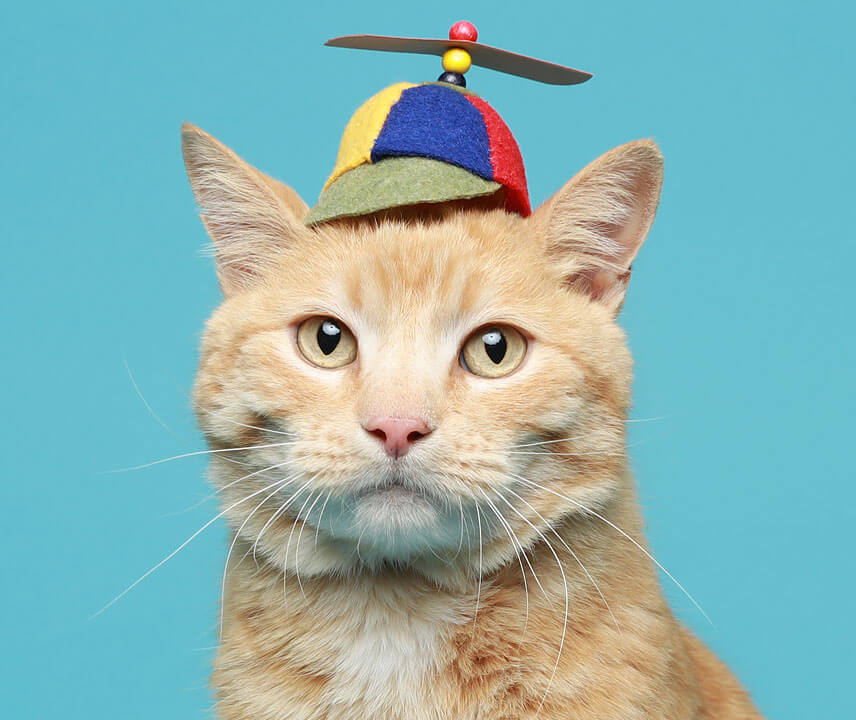
#> input picture images/cat01.jpg, 856 x 720 px
$ python cat_detector.py --image images/cat01.jpg
#> lines starting #> are read from the running program, lines starting #| are printed output that depends on the picture; after the words box and inside, x2 and y2 are one past the last pixel; in counts of white or black regions, pixels touching at a corner belong together
import argparse
import cv2

ap = argparse.ArgumentParser()
ap.add_argument("-i", "--image", required=True, help="path to the input image")
ap.add_argument("-c", "--cascade", default="haarcascade_frontalcatface.xml", help="path to cat detector haar cascade")
args = vars(ap.parse_args())

image = cv2.imread(args["image"])
#> image is the input picture: shape (720, 856, 3); mean B, G, R 177.8, 179.2, 137.6
gray = cv2.cvtColor(image, cv2.COLOR_BGR2GRAY)
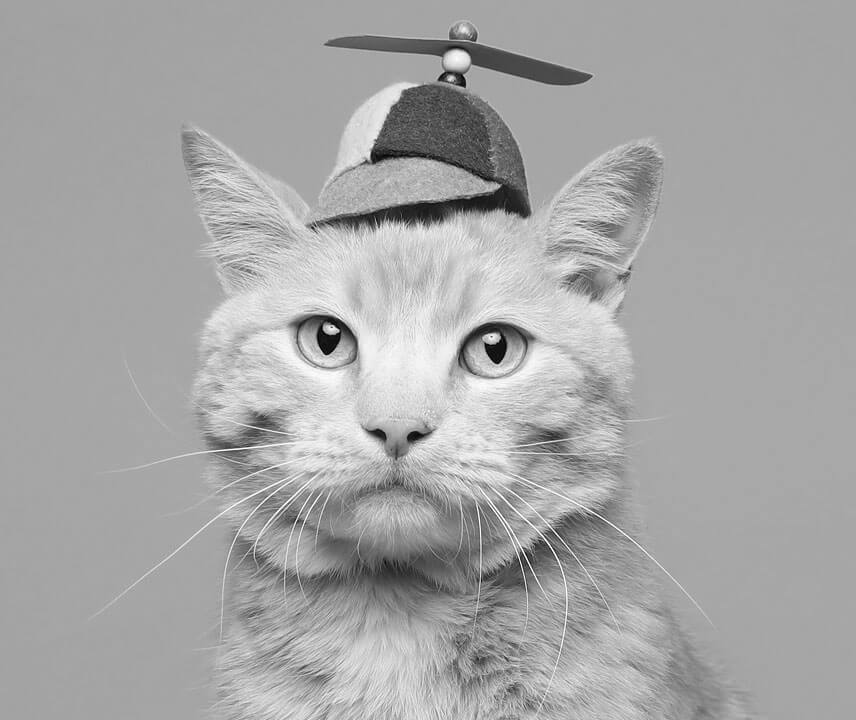
#> gray: shape (720, 856); min 0, max 255, mean 166.6

detector = cv2.CascadeClassifier(args["cascade"])
rects = detector.detectMultiScale(gray, scaleFactor=1.003, minNeighbors=10, minSize=(100, 75))
#> rects = [[216, 189, 378, 378]]

for (i, (x, y, w, h)) in enumerate(rects):
    cv2.rectangle(image, (x, y), (x + w, y + h), (0, 0, 255), 2)
    cv2.putText(image, "Cat #{}".format(i + 1), (x, y - 10), cv2.FONT_HERSHEY_SIMPLEX, 0.55, (0, 0, 255), 2)
#> this loop made 1 pass
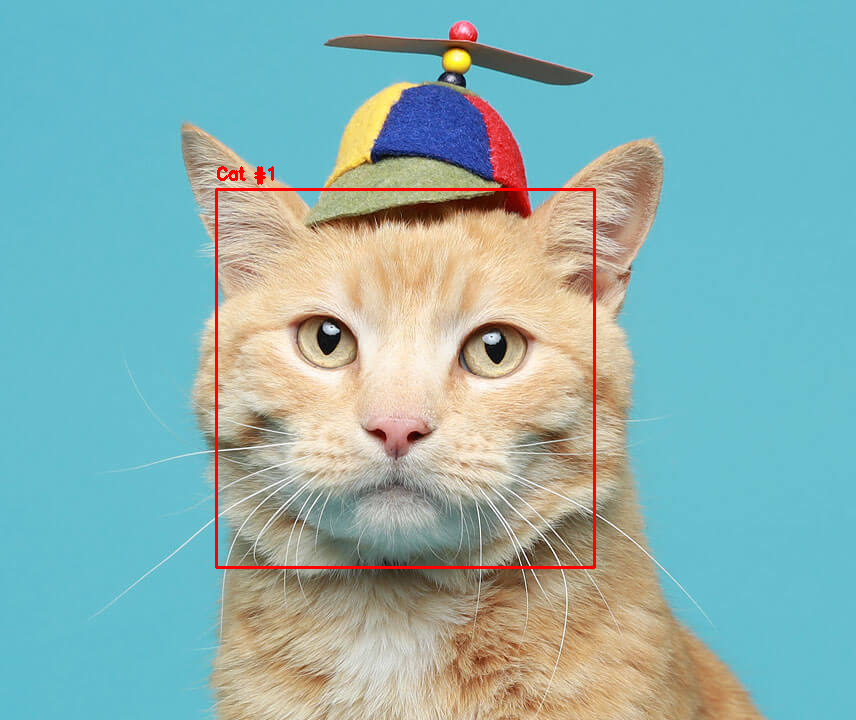
#> image: shape (720, 856, 3); 0.8% of pixels changed, all inside (x1, y1, x2, y2) = (215, 166, 596, 569)

cv2.imshow("Cat Faces", image)
cv2.waitKey(0)

$ run again, on images/cat03.jpg
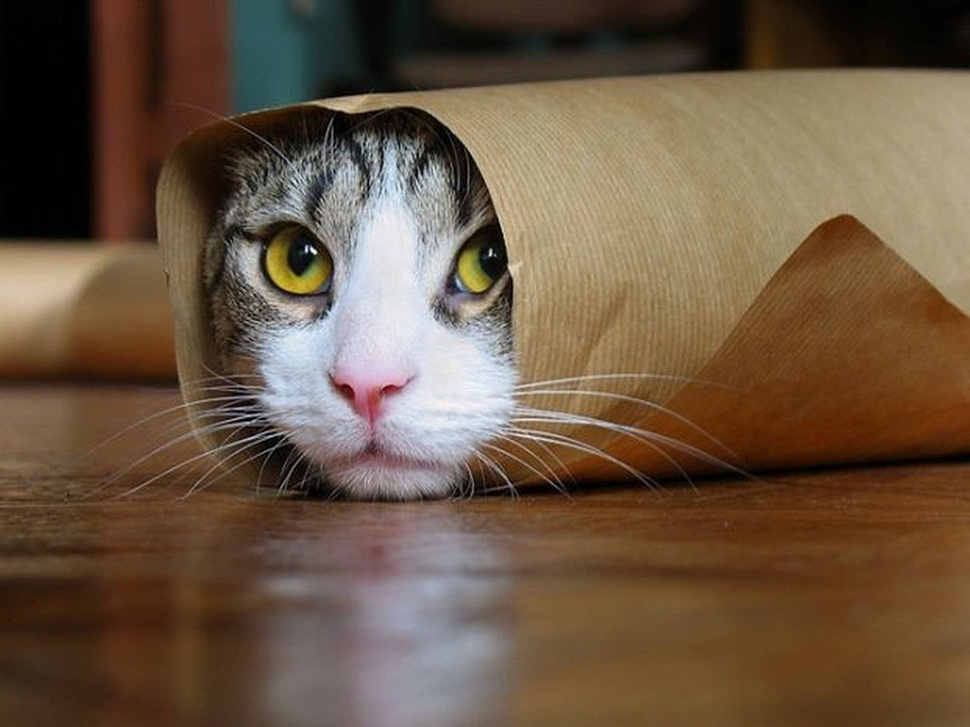
#> input picture images/cat03.jpg, 970 x 727 px, shrunk from 1600 x 1200 before the run
#> image is the input picture: shape (727, 970, 3); mean B, G, R 66.6, 86.7, 107.4
#> `gray = cv2.cvtColor(image, cv2.COLOR_BGR2GRAY)`:
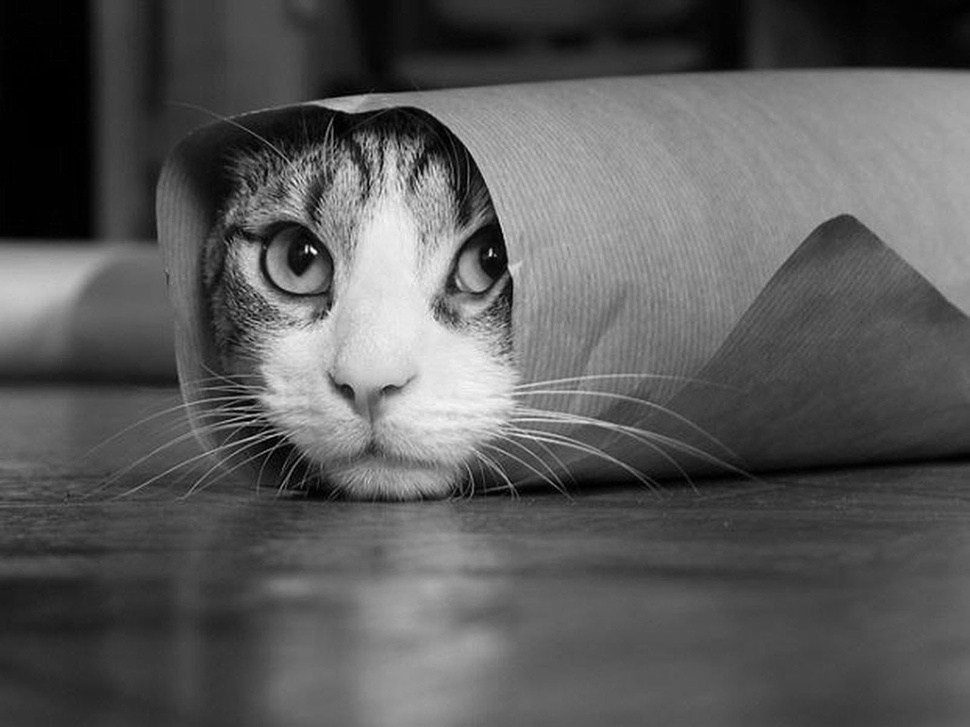
#> gray: shape (727, 970); min 0, max 254, mean 90.6
#> rects = [[171, 100, 418, 418]]
#> the loop `for (i, (x, y, w, h)) in enumerate(rects):` made 1 pass
#> after the loop `for (i, (x, y, w, h)) in enumerate(rects):`:
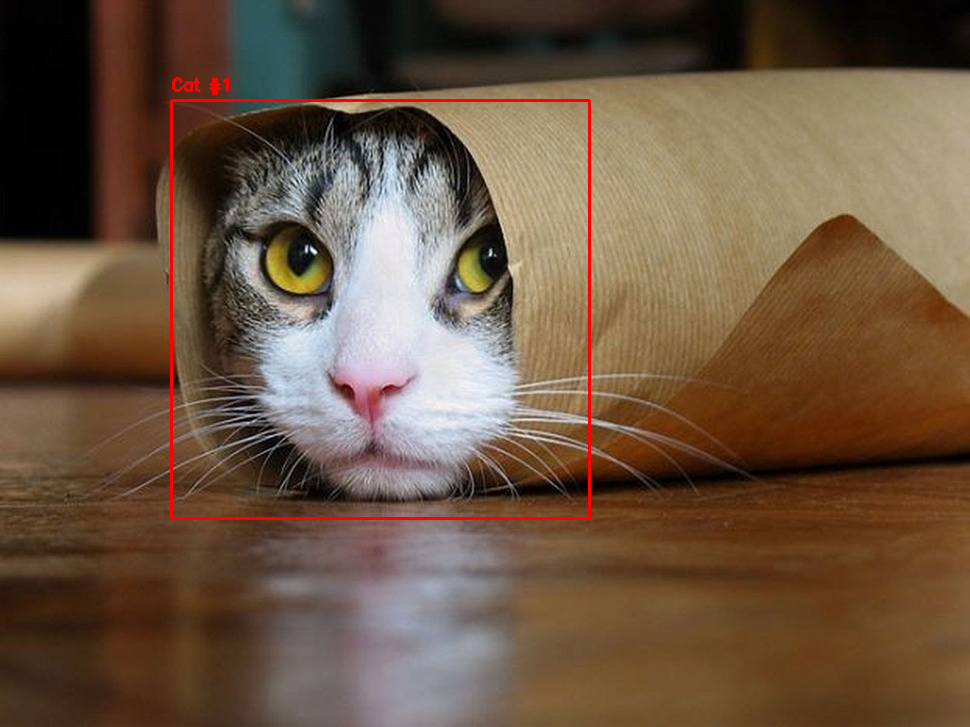
#> image: shape (727, 970, 3); 0.77% of pixels changed, all inside (x1, y1, x2, y2) = (170, 77, 591, 520)

$ run again, on images/cat04.jpg
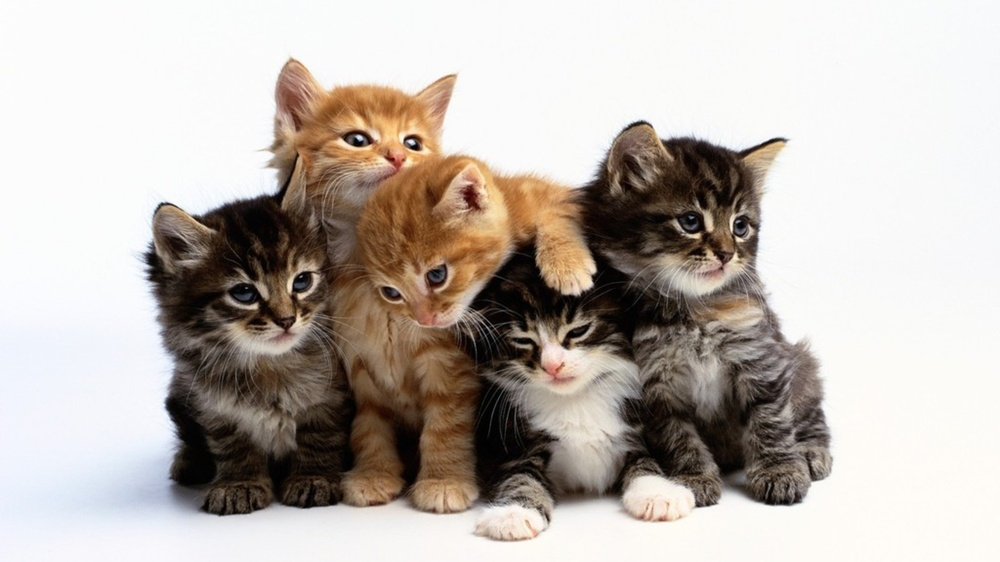
#> input picture images/cat04.jpg, 1000 x 562 px, shrunk from 1366 x 768 before the run
#> image is the input picture: shape (562, 1000, 3); mean B, G, R 175.2, 181.6, 189.5
#> `gray = cv2.cvtColor(image, cv2.COLOR_BGR2GRAY)`:
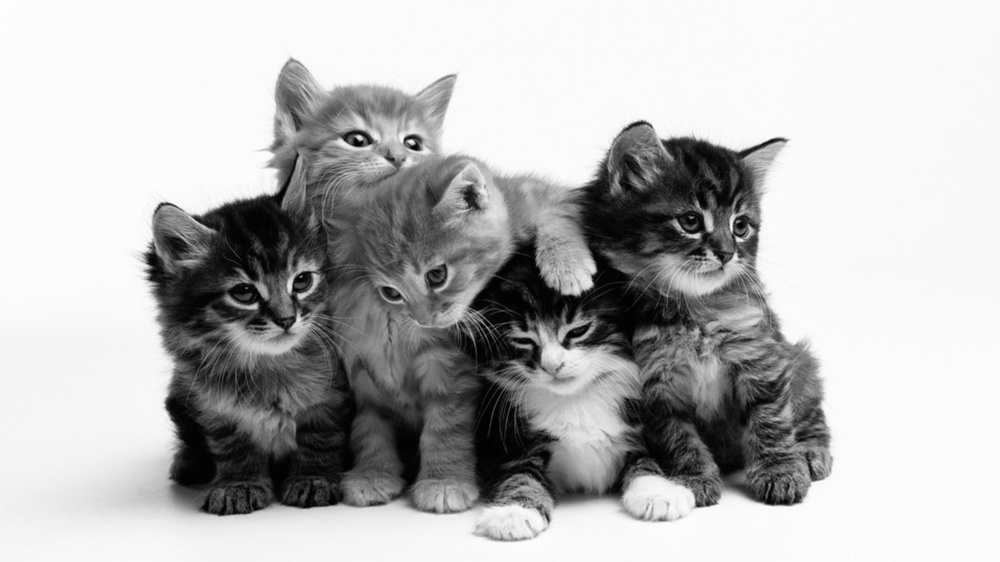
#> gray: shape (562, 1000); min 0, max 255, mean 183.2
#> rects = [[655, 174, 124, 124], [492, 284, 120, 120], [331, 92, 114, 114], [204, 232, 139, 139]]
#> the loop `for (i, (x, y, w, h)) in enumerate(rects):` made 4 passes
#> after the loop `for (i, (x, y, w, h)) in enumerate(rects):`:
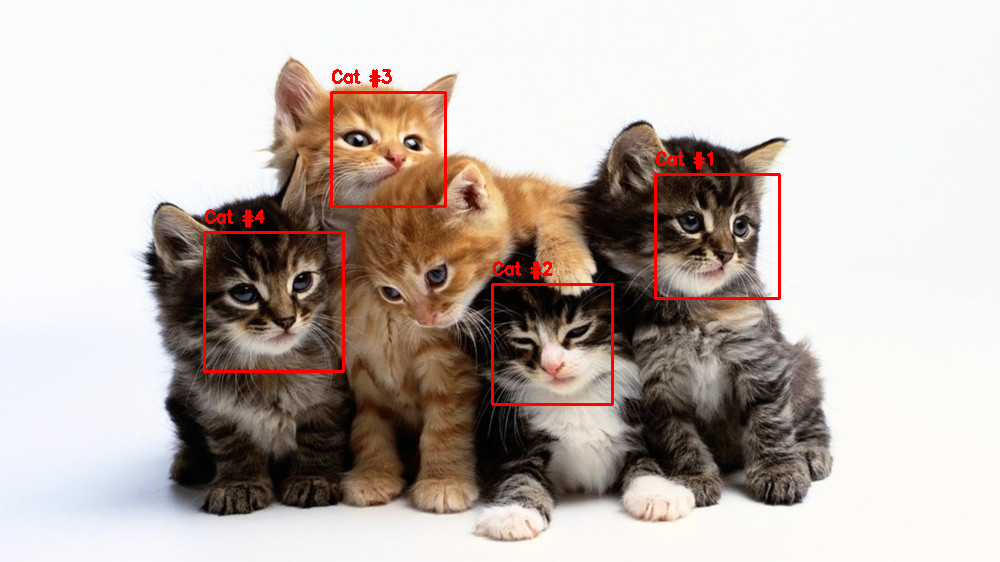
#> image: shape (562, 1000, 3); 1.36% of pixels changed, all inside (x1, y1, x2, y2) = (203, 69, 781, 406)

$ run again, on images/cat05.jpg
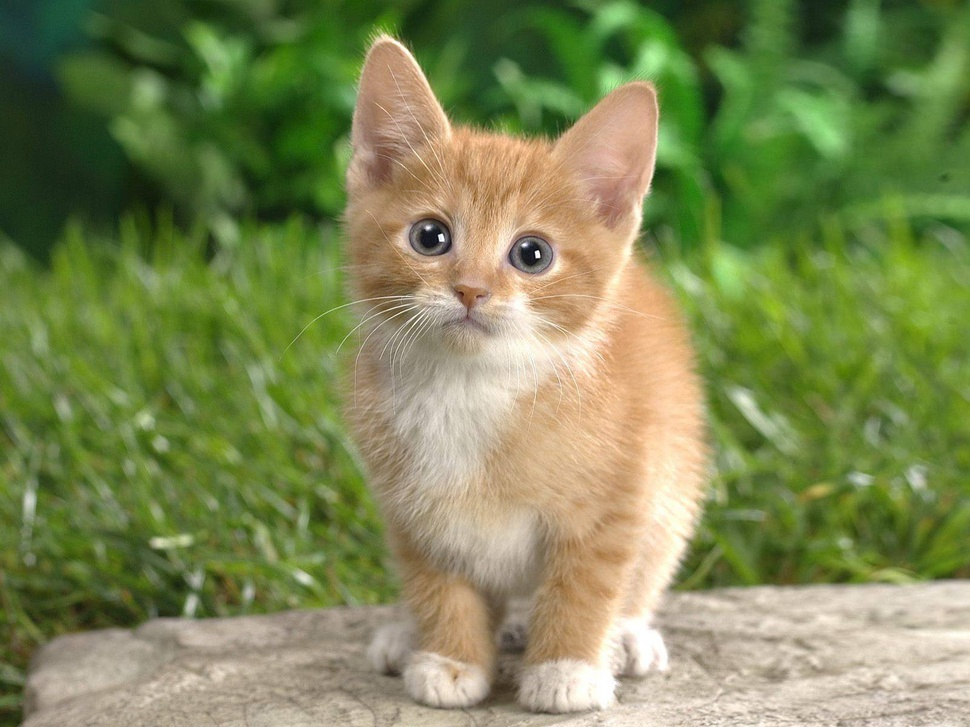
#> input picture images/cat05.jpg, 970 x 727 px, shrunk from 1600 x 1200 before the run
#> image is the input picture: shape (727, 970, 3); mean B, G, R 85.7, 136, 125.9
#> `gray = cv2.cvtColor(image, cv2.COLOR_BGR2GRAY)`:
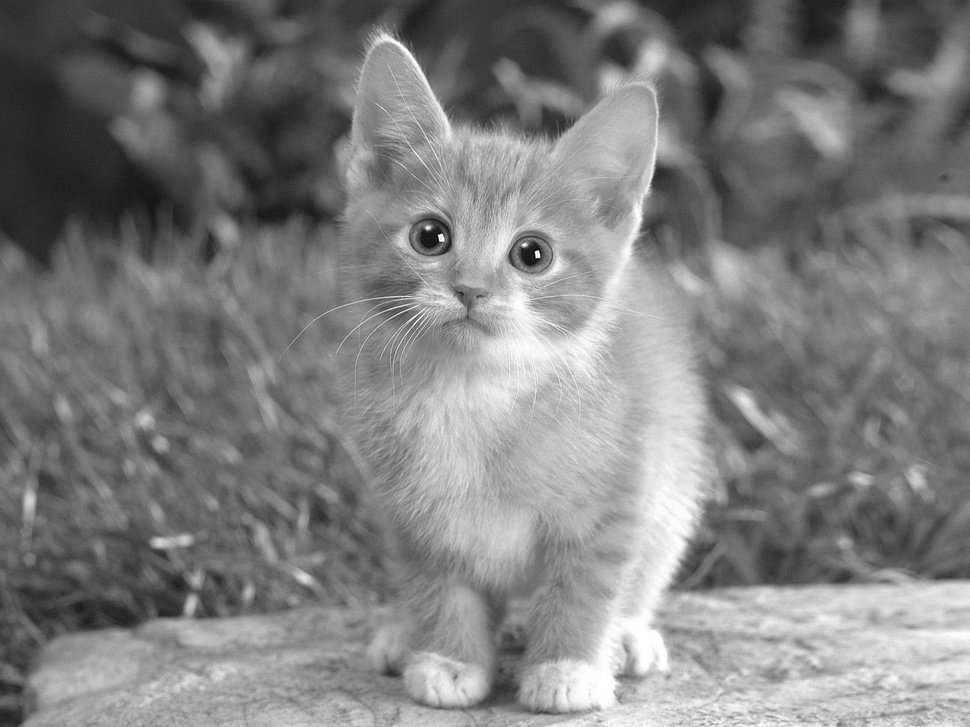
#> gray: shape (727, 970); min 4, max 255, mean 127.2
#> rects = [[298, 549, 120, 120], [89, 57, 113, 113], [756, 30, 110, 110], [812, 227, 119, 119], [160, 310, 134, 134], [359, 149, 235, 235]]
#> the loop `for (i, (x, y, w, h)) in enumerate(rects):` made 6 passes
#> after the loop `for (i, (x, y, w, h)) in enumerate(rects):`:
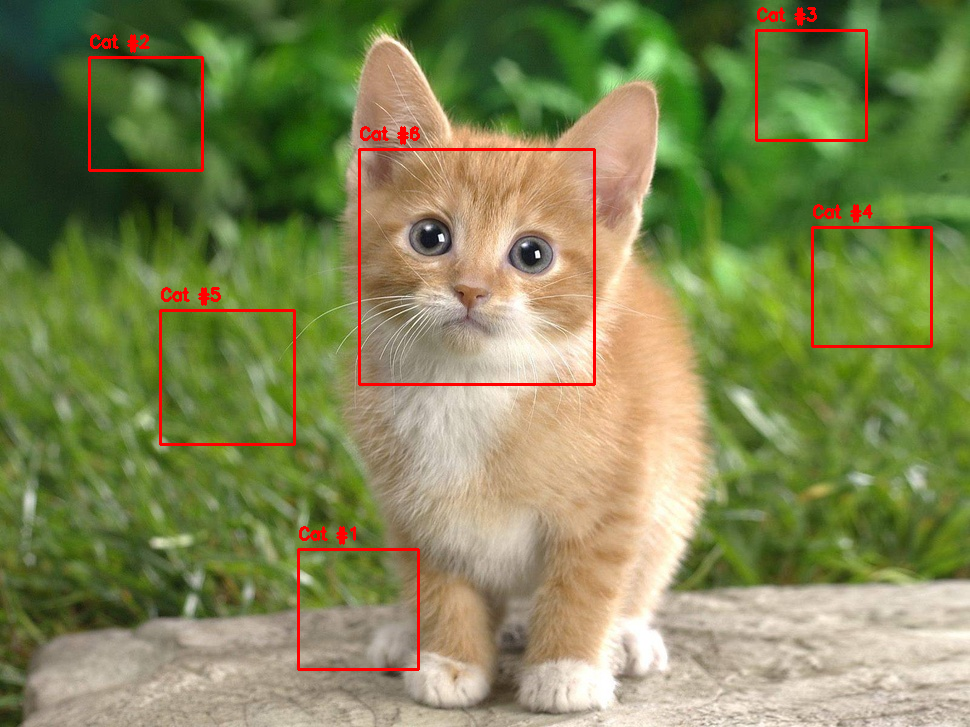
#> image: shape (727, 970, 3); 1.78% of pixels changed, all inside (x1, y1, x2, y2) = (88, 7, 933, 671)
